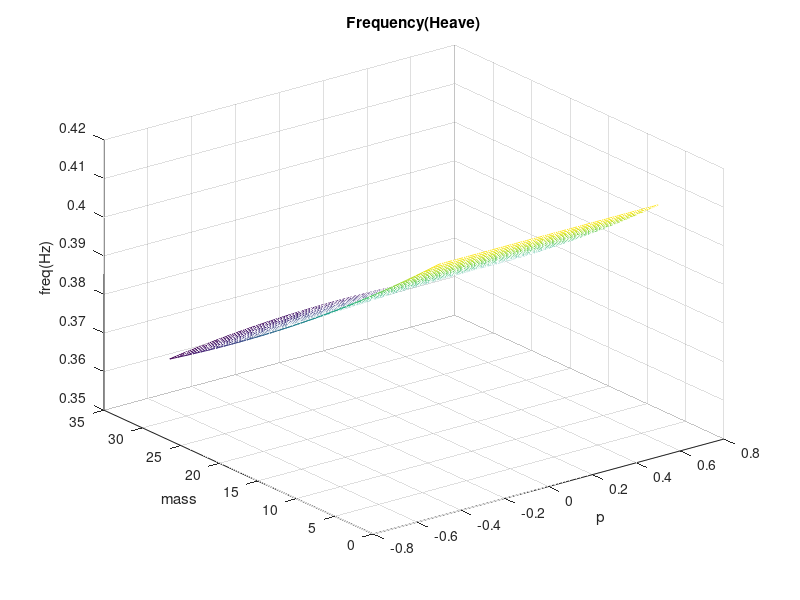
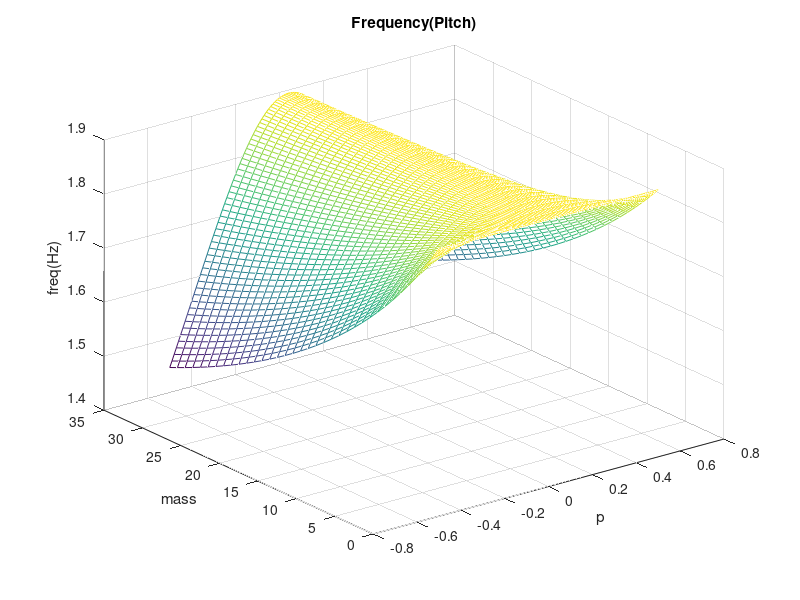

The MATLAB script that drew these images, in order:
clear all
close all

% Defining Variables
k_1 = 750;
k_2 = 1500;
c = 1;
a = 0.1;
m = 100;
m_p2 = 10;
S = -m * a;
I_a = 1/12*m*c^2 + m*a^2; 

i = 1; 
for p = -c/2 : c/100 : c/2 %iterating through values of p with intervals of 0.01
       j = 1;
       for m_p1 = 0 : 1 : 35 %iterating though mass of m_p1 with intervals of 1

           K = [k_1, 0; 0, k_2]; %stiffness matrix

           A = m + m_p2 + m_p1;
           B = S - m_p2*(a-c/2) - m_p1*(a-p);
           C = S - m_p2*(a-c/2) - m_p1*(a-p);
           D = I_a + m_p2*((a-c/2)^2) + m_p1*((a-p)^2);

           M = [A B; C D];%mass matrix

           omega_sq = eig(K,M);%solve for eigenvalue


           omega = sqrt(omega_sq)/2/pi ;
           
           freq_heave(i,j) = omega(1);
           freq_pitch(i,j) = omega(2);
           p_store(i,j) = p;
           m_store(i,j) = m_p1;
           
           j=j+1;

       end
       i=i+1;
end 

%Plot Heave Frequency
figure
mesh(p_store,m_store,freq_heave)
xlabel('p')
ylabel('mass')
zlabel('freq(Hz)')
title('Frequency(Heave)')

%Plot Pitch Frequency
figure
mesh(p_store,m_store,freq_pitch)
xlabel('p')
ylabel('mass')
zlabel('freq(Hz)')
title('Frequency(Pitch)')



        
